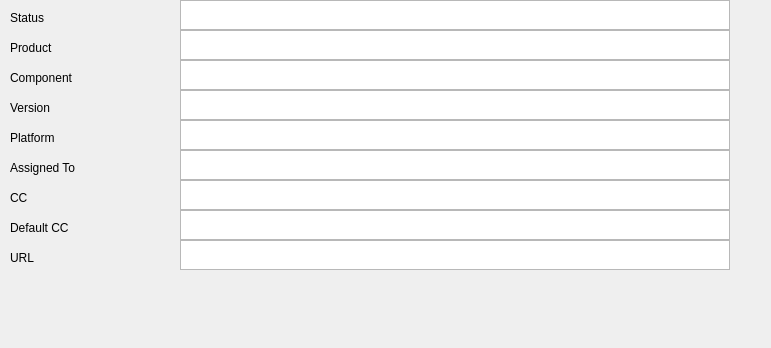
        <widget class="QWidget" name="page">
         <property name="geometry">
          <rect>
           <x>0</x>
           <y>0</y>
           <width>771</width>
           <height>348</height>
          </rect>
         </property>
         <attribute name="label">
          <string>Product Info</string>
         </attribute>
         <widget class="QLabel" name="label_3">
          <property name="geometry">
           <rect>
            <x>10</x>
            <y>40</y>
            <width>121</width>
            <height>16</height>
           </rect>
          </property>
          <property name="text">
           <string>Product</string>
          </property>
         </widget>
         <widget class="QLabel" name="label_4">
          <property name="geometry">
           <rect>
            <x>10</x>
            <y>70</y>
            <width>101</width>
            <height>16</height>
           </rect>
          </property>
          <property name="text">
           <string>Component</string>
          </property>
         </widget>
         <widget class="QLabel" name="label_5">
          <property name="geometry">
           <rect>
            <x>10</x>
            <y>10</y>
            <width>101</width>
            <height>16</height>
           </rect>
          </property>
          <property name="text">
           <string>Status</string>
          </property>
         </widget>
         <widget class="QTextEdit" name="txtStatusPrev">
          <property name="geometry">
           <rect>
            <x>180</x>
            <y>0</y>
            <width>550</width>
            <height>30</height>
           </rect>
          </property>
          <property name="textInteractionFlags">
           <set>Qt::TextSelectableByKeyboard|Qt::TextSelectableByMouse</set>
          </property>
         </widget>
         <widget class="QTextEdit" name="txtProductPrev">
          <property name="geometry">
           <rect>
            <x>180</x>
            <y>30</y>
            <width>550</width>
            <height>30</height>
           </rect>
          </property>
          <property name="textInteractionFlags">
           <set>Qt::TextSelectableByKeyboard|Qt::TextSelectableByMouse</set>
          </property>
         </widget>
         <widget class="QTextEdit" name="txtComponentPrev">
          <property name="geometry">
           <rect>
            <x>180</x>
            <y>60</y>
            <width>550</width>
            <height>30</height>
           </rect>
          </property>
          <property name="textInteractionFlags">
           <set>Qt::TextSelectableByKeyboard|Qt::TextSelectableByMouse</set>
          </property>
         </widget>
         <widget class="QLabel" name="label_6">
          <property name="geometry">
           <rect>
            <x>10</x>
            <y>100</y>
            <width>101</width>
            <height>16</height>
           </rect>
          </property>
          <property name="text">
           <string>Version</string>
          </property>
         </widget>
         <widget class="QLabel" name="label_7">
          <property name="geometry">
           <rect>
            <x>10</x>
            <y>130</y>
            <width>101</width>
            <height>16</height>
           </rect>
          </property>
          <property name="text">
           <string>Platform</string>
          </property>
         </widget>
         <widget class="QTextEdit" name="txtVersionPrev">
          <property name="geometry">
           <rect>
            <x>180</x>
            <y>90</y>
            <width>550</width>
            <height>30</height>
           </rect>
          </property>
          <property name="textInteractionFlags">
           <set>Qt::TextSelectableByKeyboard|Qt::TextSelectableByMouse</set>
          </property>
         </widget>
         <widget class="QTextEdit" name="txtPlatformPrev">
          <property name="geometry">
           <rect>
            <x>180</x>
            <y>120</y>
            <width>550</width>
            <height>30</height>
           </rect>
          </property>
          <property name="textInteractionFlags">
           <set>Qt::TextSelectableByKeyboard|Qt::TextSelectableByMouse</set>
          </property>
         </widget>
         <widget class="QLabel" name="label_8">
          <property name="geometry">
           <rect>
            <x>10</x>
            <y>160</y>
            <width>101</width>
            <height>16</height>
           </rect>
          </property>
          <property name="text">
           <string>Assigned To</string>
          </property>
         </widget>
         <widget class="QTextEdit" name="txtAssignedToPrev">
          <property name="geometry">
           <rect>
            <x>180</x>
            <y>150</y>
            <width>550</width>
            <height>30</height>
           </rect>
          </property>
          <property name="textInteractionFlags">
           <set>Qt::TextSelectableByKeyboard|Qt::TextSelectableByMouse</set>
          </property>
         </widget>
         <widget class="QLabel" name="label_9">
          <property name="geometry">
           <rect>
            <x>10</x>
            <y>190</y>
            <width>101</width>
            <height>16</height>
           </rect>
          </property>
          <property name="text">
           <string>CC</string>
          </property>
         </widget>
         <widget class="QTextEdit" name="txtCCPrev">
          <property name="geometry">
           <rect>
            <x>180</x>
            <y>180</y>
            <width>550</width>
            <height>30</height>
           </rect>
          </property>
          <property name="textInteractionFlags">
           <set>Qt::TextSelectableByKeyboard|Qt::TextSelectableByMouse</set>
          </property>
         </widget>
         <widget class="QLabel" name="label_10">
          <property name="geometry">
           <rect>
            <x>10</x>
            <y>220</y>
            <width>101</width>
            <height>16</height>
           </rect>
          </property>
          <property name="text">
           <string>Default CC</string>
          </property>
         </widget>
         <widget class="QTextEdit" name="txtDefaultCCPrev">
          <property name="geometry">
           <rect>
            <x>180</x>
            <y>210</y>
            <width>550</width>
            <height>30</height>
           </rect>
          </property>
          <property name="textInteractionFlags">
           <set>Qt::TextSelectableByKeyboard|Qt::TextSelectableByMouse</set>
          </property>
         </widget>
         <widget class="QLabel" name="label_11">
          <property name="geometry">
           <rect>
            <x>10</x>
            <y>250</y>
            <width>101</width>
            <height>16</height>
           </rect>
          </property>
          <property name="text">
           <string>URL</string>
          </property>
         </widget>
         <widget class="QTextEdit" name="txtURLPrev">
          <property name="geometry">
           <rect>
            <x>180</x>
            <y>240</y>
            <width>550</width>
            <height>30</height>
           </rect>
          </property>
          <property name="textInteractionFlags">
           <set>Qt::TextSelectableByKeyboard|Qt::TextSelectableByMouse</set>
          </property>
         </widget>
        </widget>
